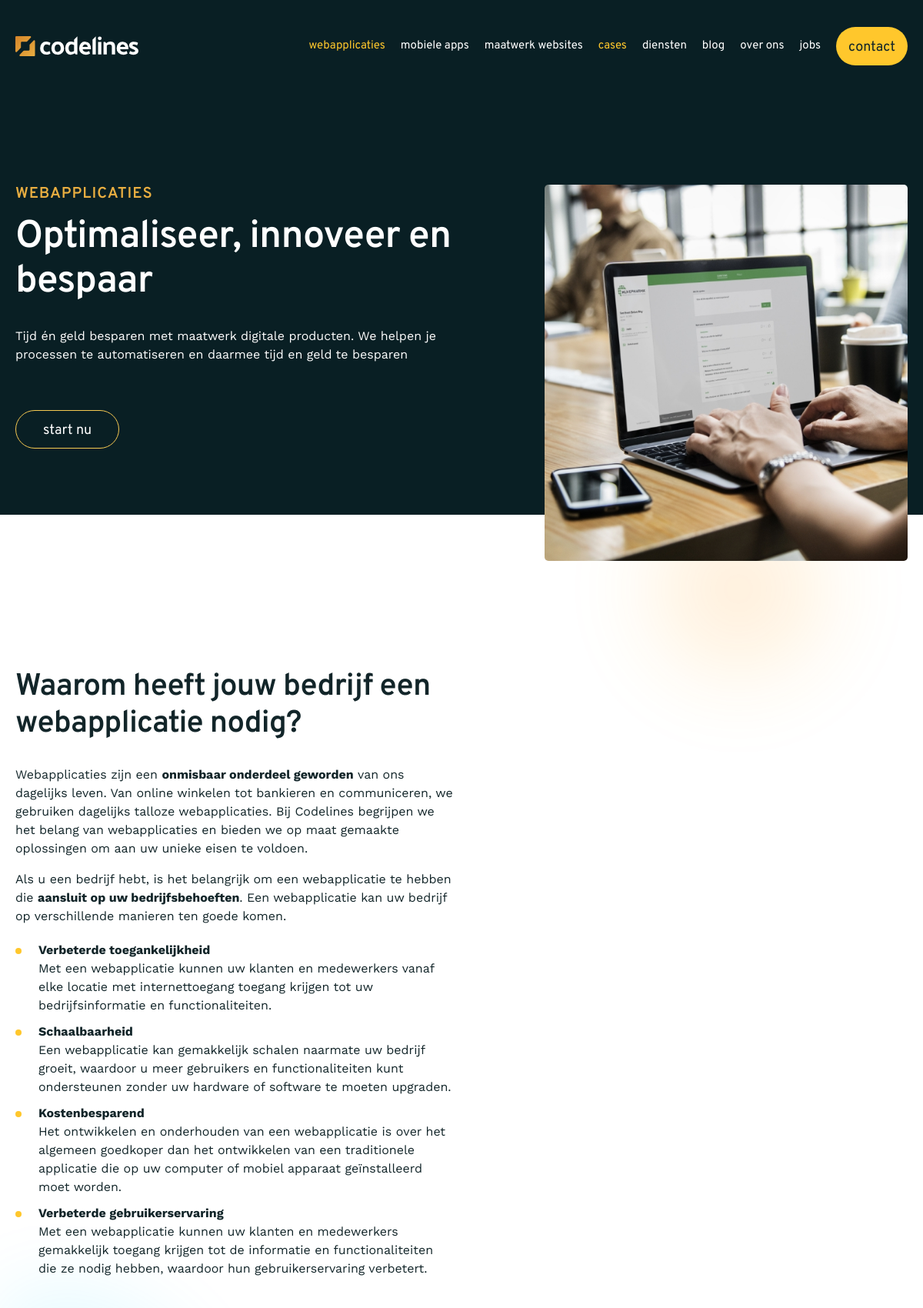
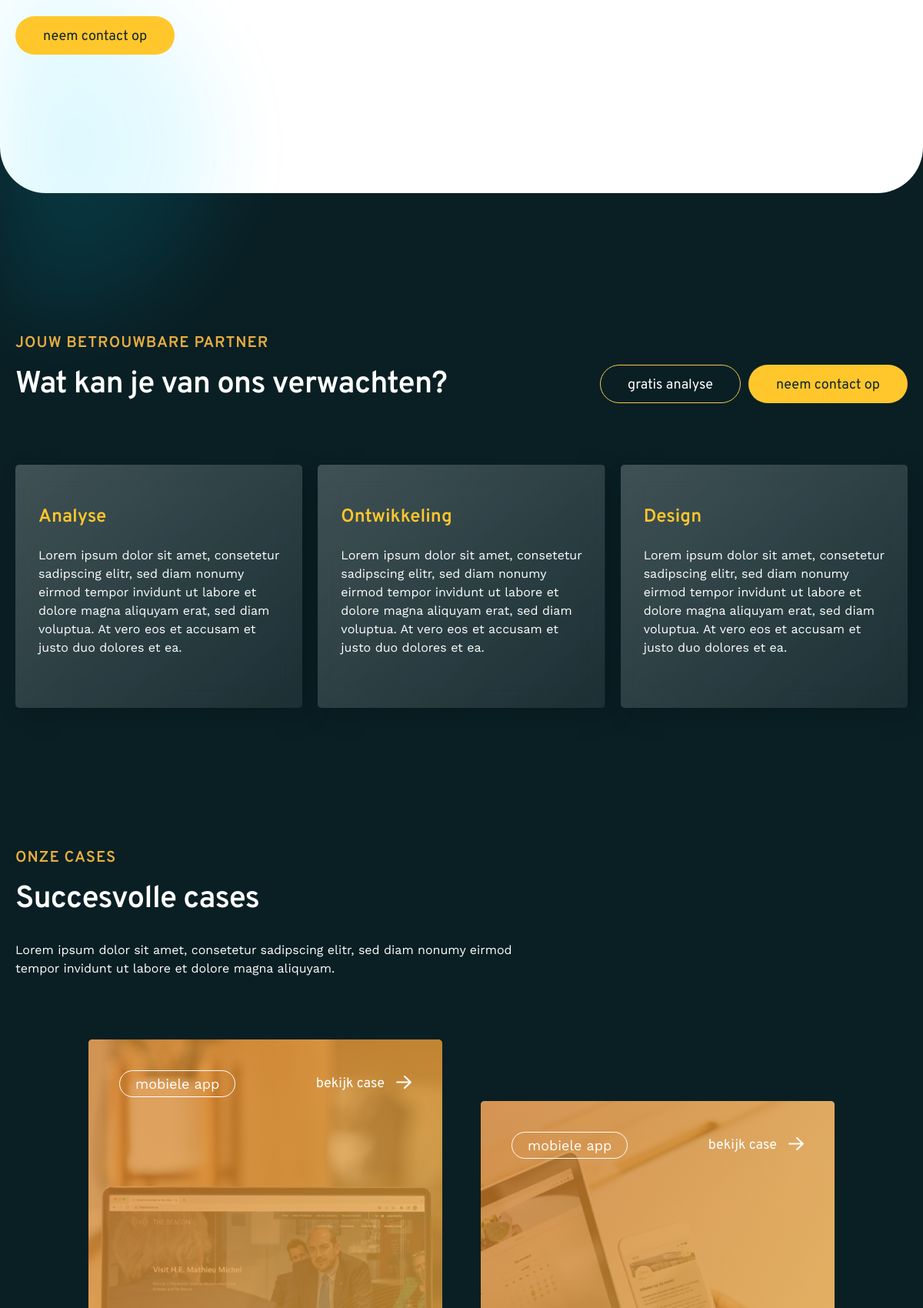
The app's page /webapplication/ (upper part) with its own data (2 pictures, top to bottom).
### apps/website/models.py (models this page shows, shortened)
class Product(PolymorphicModel):
    name = models.CharField(max_length=100)
    header = RichTextUploadingField()
    description = RichTextUploadingField()
    expectation = models.ManyToManyField(Expectation, related_name="products")

class Expectation(models.Model):
    name = models.CharField(max_length=55)
    description = RichTextField()

class Case(models.Model):
    name = models.CharField(max_length=255, unique=True)
    company = models.CharField(max_length=255)
    briefing = RichTextUploadingField()
    result = RichTextUploadingField()
    cover = models.ImageField(upload_to=case_file_path)
    slug = models.SlugField(default="default_slug")
    def get_absolute_url(self):
        return reverse_lazy("website:case-detail", kwargs={"slug": self.slug})
    @staticmethod
    def get_two_random_obj():
        two_cases = []
        max_id = Case.objects.all().aggregate(max_id=Max("id"))["max_id"]
        while len(two_cases) < 2:
            pk = random.randint(1, max_id)
            case = Case.objects.filter(pk=pk).first()
            if case:
                two_cases.append(case)
        return two_cases

### base/decorators.py (the view)
    def wrapper(request, *args, **kwargs):
        form = RequestFromUserForm()
        response = view_func(request, *args, **kwargs)
        response.context_data["form"] = form
        return response

### apps/website/views.py (called while the page is built)
@request_from_user_form
def web_application(request: Request) -> TemplateResponse:
    webapp = WebApp.objects.all().prefetch_related("expectation").first()
    two_cases = Case.get_two_random_obj()
    context = {
        "name": webapp.name,
        "header_desc": webapp.header,
        "body_desc": webapp.description,
        "expectations": webapp.expectation.all(),
        "two_cases": two_cases,
    }
    return TemplateResponse(request, "website/web_application.html", context=context)

### templates/website/web_application.html (shortened to what this page needs)
{% extends "base.html" %}
{% block content %}
    <section class="header-page">
                <div class="container">
                    <div class="header-page__inner --grid">
                        <div class="header-page__img">
                            <img src="/config/static/images/header-page__img-1.jpg" alt="">
                        </div>
                        <div class="header-page__content">
                            <h2 class="subtitle">{{ name}}</h2>
                            <div class="desc">
                                <p>{{ header_desc | safe}}</p>
                            </div>
                            <a href="#offer-intro" class="btn --btn-yellow-transparent js-scroll-to">start nu</a>
                        </div>
                    </div>
                </div>
            </section>
            <section id="offer-intro" class="offer-intro intro-content-list bg-ellipse5 bg-ellipse6">
                <div class="container">
                    <div class="intro-content-list__inner --grid">
                        <div class="intro-content-list__content">
                            <div class="--content">
                                {{ body_desc | safe}}
                            </div>
                            <a href="#contact-section" class="btn --btn-yellow js-scroll-to">neem contact op</a>
                        </div>
                    </div>
                </div>
            </section>
            <section class="box-content">
                <div class="container">
                    <div class="box-content__inner">
                        <div class="box-content__header header-btns">
                            <div class="header-btns__header">
                                <h3 class="subtitle" data-aos="fade-up" data-aos-duration="500">Jouw betrouwbare partner</h3>
                                <h2 data-aos="fade-up" data-aos-duration="500">Wat kan je van ons verwachten?</h2>
                            </div>
                            <div class="header-btns__btns btn-block" data-aos="fade-up" data-aos-duration="500">
                                <a href="#" class="btn --btn-yellow-transparent">gratis analyse</a>
                                <a href="#contact-section" class="btn --btn-yellow js-scroll-to">neem contact op</a>
                            </div>
                        </div>
                        <div class="box-content__list">
                            {% for expectation in expectations %}
                                <div class="box-content__item glass-box" data-aos="fade-up" data-aos-duration="500" data-aos-delay="0">
                                    <h5 class="like-h5">{{ expectation.name }}</h5>
                                    <p>{{ expectation.description | safe}}</p>
                                </div>
                            {% endfor %}
                        </div>
                    </div>
                </div>
            </section>
            <section class="two-cases">
                <div class="container">
                    <div class="two-cases__header">
                        <h3 class="subtitle" data-aos="fade-up" data-aos-duration="500">Onze cases</h3>
                        <h2 data-aos="fade-up" data-aos-duration="500">Succesvolle cases</h2>
                        <div class="desc" data-aos="fade-up" data-aos-duration="500">
                            <p>Lorem ipsum dolor sit amet, consetetur sadipscing elitr, sed diam nonumy eirmod tempor invidunt ut labore et dolore magna aliquyam.</p>
                        </div>
                    </div>
                    <div class="cases-list">
                        {% for case in two_cases %}
                            <div class="cases-list-item" data-aos="fade-up" data-aos-duration="500">
                                <a href="{{ case.get_absolute_url }}" class="cases-card">
                                    <div class="cases-card__img">
                                        <img src="{{ case.cover }}" alt="">
                                    </div>
                                    <div class="cases-card__content">
                                        <div class="cases-card__top">
                                            <div class="cases-card__label">mobiele app</div>
                                            <span class="read-more --white">bekijk case</span>
                                        </div>
                                    </div>
                                </a>
                            </div>
                        {% endfor %}
                    </div>
                </div>
            </section>
{% endblock %}

### records on screen
Product: name "WEBAPPLICATIES", header "Optimaliseer, innoveer en bespaar Tijd én geld besparen met maatwerk digitale producten. We helpen je processen te automatiseren en daarmee tijd en geld te besparen", description "Waarom heeft jouw bedrijf een webapplicatie nodig? Webapplicaties zijn een onmisbaar onderdeel geworden van ons dagelijks leven. Van online winkelen tot bankieren en communiceren, we gebruiken dagelijks talloze webapplicaties. Bij Codelines begrijpen we het belang van webapplicaties en bieden we op maat gemaakte oplossingen om aan uw unieke eisen te voldoen. Als u een bedrijf hebt, is het belangrijk om een webapplicatie te hebben die aansluit op uw bedrijfsbehoeften . Een webapplicatie kan uw bedrijf op verschillende manieren ten goede komen. Verbeterde toegankelijkheid Met een webapplicatie kunnen uw klanten en medewerkers vanaf elke locatie met internettoegang toegang krijgen tot uw…"
Expectation: name "Analyse", description "Lorem ipsum dolor sit amet, consetetur sadipscing elitr, sed diam nonumy eirmod tempor invidunt ut labore et dolore magna aliquyam erat, sed diam voluptua. At vero eos et accusam et justo duo dolores et ea."
Expectation: name "Ontwikkeling", description "Lorem ipsum dolor sit amet, consetetur sadipscing elitr, sed diam nonumy eirmod tempor invidunt ut labore et dolore magna aliquyam erat, sed diam voluptua. At vero eos et accusam et justo duo dolores et ea."
Expectation: name "Design", description "Lorem ipsum dolor sit amet, consetetur sadipscing elitr, sed diam nonumy eirmod tempor invidunt ut labore et dolore magna aliquyam erat, sed diam voluptua. At vero eos et accusam et justo duo dolores et ea."
Case: cover (picture)
Case: cover (picture)
